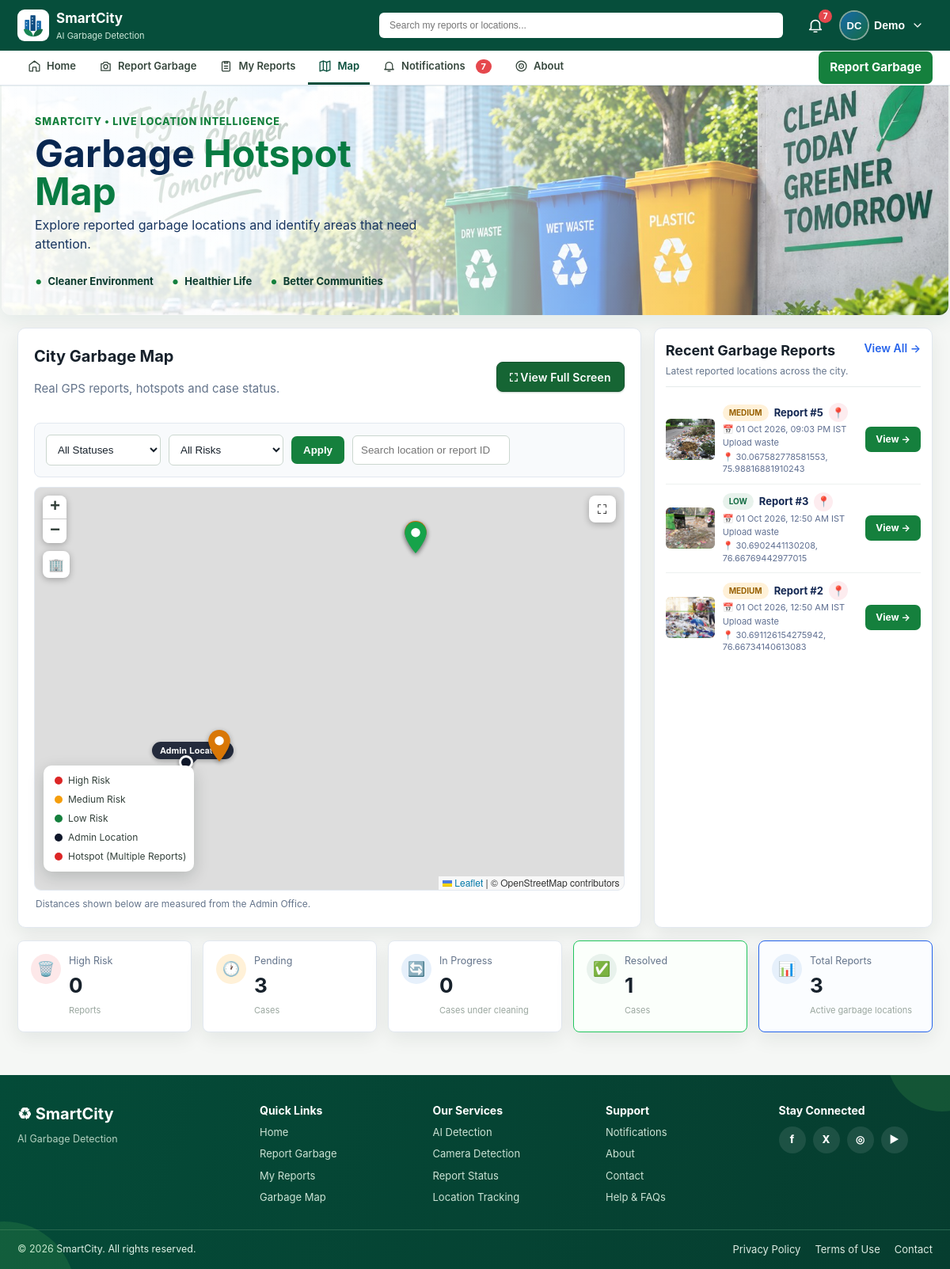
The app's page /map (signed in) with its own data.
### tables this page shows
CREATE TABLE users (
    id INTEGER PRIMARY KEY AUTOINCREMENT,
    username TEXT NOT NULL UNIQUE COLLATE NOCASE,
    email TEXT UNIQUE COLLATE NOCASE,
    full_name TEXT NOT NULL,
    phone TEXT,
    password_hash TEXT NOT NULL,
    role TEXT NOT NULL DEFAULT 'user' CHECK(role IN ('admin', 'user', 'staff')),
    is_active INTEGER NOT NULL DEFAULT 1,
    created_at TEXT NOT NULL DEFAULT CURRENT_TIMESTAMP,
    last_login_at TEXT
);

CREATE TABLE cases (
    id INTEGER PRIMARY KEY AUTOINCREMENT,
    alert_id INTEGER NOT NULL UNIQUE REFERENCES alerts(id),
    detection_id INTEGER NOT NULL UNIQUE REFERENCES detections(id),
    status TEXT NOT NULL DEFAULT 'PENDING' CHECK(status IN ('PENDING', 'ASSIGNED', 'CLEANING', 'COMPLETED')),
    assignee_id INTEGER REFERENCES assignees(id),
    notes TEXT,
    created_at TEXT NOT NULL DEFAULT CURRENT_TIMESTAMP,
    updated_at TEXT NOT NULL DEFAULT CURRENT_TIMESTAMP
, before_image_path TEXT, started_at TEXT, after_image_path TEXT, completed_at TEXT, completion_notes TEXT, resolution_minutes INTEGER);

CREATE TABLE detections (
    id INTEGER PRIMARY KEY AUTOINCREMENT,
    created_at TEXT NOT NULL DEFAULT CURRENT_TIMESTAMP,
    detection_count INTEGER NOT NULL,
    confidence REAL,
    image_path TEXT NOT NULL,
    result_path TEXT NOT NULL,
    latitude REAL,
    longitude REAL,
    address TEXT,
    source TEXT NOT NULL CHECK(source IN ('upload', 'camera'))
, image_hash TEXT, box_area_ratio REAL, is_valid INTEGER NOT NULL DEFAULT 1, validation_reason TEXT, is_duplicate INTEGER NOT NULL DEFAULT 0, duplicate_reason TEXT, risk_level TEXT, risk_score INTEGER, risk_reason TEXT, user_id INTEGER);

### app/main.py (the view)
    @app.get("/map")
    @login_required
    def map_view():
        records = db.map_records(app.config["DATABASE"])
        map_data = serialize_map_records(records)
        hotspots = build_hotspots(records)
        attach_hotspot_membership(map_data, hotspots)
        location = admin_location()
        return render_template(
            "map.html",
            map_data=map_data,
            coordinate_count=len(map_data),
            hotspots=hotspots,
            summary=db.dashboard_data(app.config["DATABASE"])[0],
            admin_latitude=location["lat"],
            admin_longitude=location["lng"],
        )

### app/auth.py (called while the page is built)
def initials(name: str | None) -> str:
    parts = [p for p in (name or "").split() if p]
    if not parts:
        return "?"
    if len(parts) == 1:
        return parts[0][:2].upper()
    return (parts[0][0] + parts[-1][0]).upper()

def login_required(view):
    @wraps(view)
    def wrapped(*args, **kwargs):
        if g.user is None:
            if request.path.startswith("/api/"):
                return {"ok": False, "error": "Please sign in to continue."}, 401
            next_url = request.full_path.rstrip("?") if request.method == "GET" else None
            login_endpoint = LOGIN_ENDPOINTS[area_for_path(request.path)]
            return redirect(url_for(login_endpoint, next=next_url))
        return view(*args, **kwargs)
    return wrapped

### app/database/db.py (called while the page is built, shortened)
@contextmanager
def connect(database_path: str | Path):
    connection = sqlite3.connect(database_path)
    connection.row_factory = sqlite3.Row
    connection.execute("PRAGMA foreign_keys = ON")
    try:
        yield connection
        connection.commit()
    except Exception:
        connection.rollback()
        raise
    finally:
        connection.close()

def _notification_scope(audience, user_id):
    if audience == "user":
        return "n.audience = 'user' AND d.user_id = ?", [user_id]

def unread_notification_count(database_path, audience="admin", user_id=None):
    where, params = _notification_scope(audience, user_id)
    with connect(database_path) as connection:
        return connection.execute(
            f"""SELECT COUNT(*) FROM notifications n
                JOIN cases c ON c.id = n.case_id
                JOIN detections d ON d.id = c.detection_id
                WHERE n.is_read = 0 AND {where}""",
            params,
        ).fetchone()[0]

def get_user(database_path, user_id):
    if user_id is None:
        return None
    with connect(database_path) as connection:
        return connection.execute("SELECT * FROM users WHERE id = ?", (user_id,)).fetchone()

def get_setting(database_path, key, default=None):
    with connect(database_path) as connection:
        row = connection.execute("SELECT value FROM settings WHERE key = ?", (key,)).fetchone()
    return row["value"] if row else default

### app/templates/map.html (shortened to what this page needs)
{% extends layout %}
{% block head %}
<link rel="stylesheet" href="https://unpkg.com/leaflet@1.9.4/dist/leaflet.css">
<link rel="stylesheet" href="{{ url_for('static', filename='css/homepage-final.css') }}">
<link rel="stylesheet" href="{{ url_for('static', filename='css/map-final.css') }}">
<link rel="stylesheet" href="{{ url_for('static', filename='css/gps-map.css') }}">
{% endblock %}
{% block content %}
<section class="map-page-hero"><div><small>SMARTCITY • LIVE LOCATION INTELLIGENCE</small><h1>Garbage <em>Hotspot Map</em></h1><p>Explore reported garbage locations and identify areas that need attention.</p><div class="map-values"><span>Cleaner Environment</span><span>Healthier Life</span><span>Better Communities</span></div></div></section>
<section class="map-workspace"><div class="panel map-main">
    <div class="panel-heading"><div><h2>City Garbage Map</h2><p>Real GPS reports, hotspots and case status.</p></div><a id="mapFullscreenLink" class="map-fullscreen-link" href="{{ url_for('map_view') }}?fullscreen=1">⛶ View Full Screen</a></div>
    <div class="filters map-filters"><select id="mapStatusFilter"><option value="">All Statuses</option></select><select id="mapRiskFilter"><option value="">All Risks</option></select><button id="mapApplyFilters" class="button" type="button">Apply</button><input id="mapSearchFilter" type="search" placeholder="Search location or report ID..." aria-label="Search map locations"></div>
    <div class="map-canvas-wrap">
        <div id="map" class="map map-page"
            data-records='{{ map_data|tojson }}'
            data-hotspots='{{ hotspots|tojson }}'
            data-admin-lat="{{ admin_latitude if admin_latitude is not none else '' }}"
            data-admin-lng="{{ admin_longitude if admin_longitude is not none else '' }}"
        ></div>
        <div class="map-legend map-legend-overlay"><span><i class="risk-dot high"></i>High Risk</span><span><i class="risk-dot medium"></i>Medium Risk</span><span><i class="risk-dot low"></i>Low Risk</span><span><i class="risk-dot admin"></i>Admin Location</span><span><i class="risk-dot cluster"></i>Hotspot (Multiple Reports)</span></div>
    </div>
    <p id="mapLocationStatus" class="map-location-status">Distances shown below are measured from the Admin Office.</p>
</div>
<aside class="panel hotspot-list recent-reports-panel">
    <div class="panel-heading"><h2>Recent Garbage Reports</h2><a href="{{ url_for('history') }}">View All →</a></div>
    <p class="recent-reports-sub">Latest reported locations across the city.</p>
    {% for item in map_data[:5] %}
    <div class="hotspot-row" data-goto-lat="{{ item.lat }}" data-goto-lng="{{ item.lng }}" data-goto-id="{{ item.detection_id }}" role="button" tabindex="0">
        <img src="{{ url_for('static', filename=item.result_path) }}" alt="Annotated report {{ item.detection_id }}">
        <div>
            <div class="hotspot-row-head"><span class="badge {{ (item.risk_level or 'low')|lower }}">{{ item.risk_level or item.case_status or 'Saved' }}</span><b>Report #{{ item.detection_id }}</b><a class="hotspot-view-map" href="#" data-goto-lat="{{ item.lat }}" data-goto-lng="{{ item.lng }}" data-goto-id="{{ item.detection_id }}" title="View on map" aria-label="View report #{{ item.detection_id }} on the map">📍</a></div>
            <small>📅 {{ item.created_at|india_datetime }}</small>
            <small>{{ item.source|capitalize if item.source else 'Upload' }} waste</small>
            <small>📍 {{ item.address or (item.lat ~ ', ' ~ item.lng) }}</small>
        </div>
        <a class="hotspot-view-btn" href="{{ item.case_url or item.report_url }}">View →</a>
    </div>
    {% else %}
    <div class="empty compact">No active garbage reports.</div>
    {% endfor %}
</aside>
</section>
<section class="stat-grid city-stats map-stats icon-stats">
    <article class="stat-risk"><i class="stat-icon high">🗑️</i><span>High Risk</span><strong>{{ map_data|selectattr('risk_level', 'equalto', 'HIGH')|list|length }}</strong><small>Reports</small></article>
    <article class="stat-pending"><i class="stat-icon pending">🕐</i><span>Pending</span><strong>{{ map_data|selectattr('case_status', 'equalto', 'PENDING')|list|length }}</strong><small>Cases</small></article>
    <article class="stat-progress"><i class="stat-icon progress">🔄</i><span>In Progress</span><strong>{{ map_data|selectattr('case_status', 'in', ['ASSIGNED', 'CLEANING'])|list|length }}</strong><small>Cases under cleaning</small></article>
    <article class="stat-completed"><i class="stat-icon resolved">✅</i><span>Resolved</span><strong>{{ summary['completed_cases'] }}</strong><small>Cases</small></article>
    <article class="stat-total"><i class="stat-icon total">📊</i><span>Total Reports</span><strong>{{ coordinate_count }}</strong><small>Active garbage locations</small></article>
</section>
{% endblock %}

### app/templates/_profile_menu.html (shortened to what this page needs)
{% from '_icons.html' import icon %}
{% if current_user %}
<div class="profile-menu" data-dropdown>
  <button class="profile-trigger" type="button" data-dropdown-toggle aria-haspopup="menu" aria-expanded="false" aria-label="Account menu">
    <span class="avatar">{{ user_initials }}</span>
    <span class="profile-name">{{ current_user['full_name'].split()[0] }}</span>
    {{ icon('chevron', 16) }}
  </button>
</div>
{% else %}
<div class="auth-links"><a class="button secondary" href="{{ url_for('login') }}">Login</a><a class="button" href="{{ url_for('register') }}">Register</a></div>
{% endif %}

### app/static/css/mobile-app.css (style rules this page uses)
html { -webkit-text-size-adjust:100%;text-size-adjust:100%;-webkit-tap-highlight-color:transparent }
body { padding-left:env(safe-area-inset-left);padding-right:env(safe-area-inset-right);overflow-x:hidden }
img,video,canvas,svg { max-width:100% }
.panel,.table-wrap,.table-scroll { overflow-x:auto }

### app/static/css/app.css (style rules this page uses)
:root { --green:#146c43;--green2:#198754;--blue:#1769aa;--amber:#c97805;--red:#bd3039;--ink:#25332d;--muted:#69766f;--bg:#f5f7f5;--card:#fff;--line:#dfe6e1;--shadow:0 3px 12px #1a30200d }
* { box-sizing:border-box }
body { margin:0;background:var(--bg);color:var(--ink);font:15px/1.5 Arial,Segoe UI,sans-serif }
.button,.danger { display:inline-flex;justify-content:center;align-items:center;gap:7px;border:0;border-radius:6px;background:var(--green2);color:#fff;padding:10px 15px;font-weight:700;text-decoration:none;cursor:pointer }
.panel,.stat-grid article { background:var(--card);border:1px solid var(--line);border-radius:8px;box-shadow:var(--shadow) }
.panel { padding:22px;margin-bottom:20px }
.panel-heading { display:flex;justify-content:space-between;gap:16px;margin-bottom:16px }
.panel h2 { margin:0;font-size:20px }
.panel-heading p,small { color:var(--muted) }
.badge { display:inline-block;border-radius:99px;padding:3px 8px;font-size:11px;font-weight:700;background:#e8f2ec;color:var(--green) }
.stat-grid { display:grid;grid-template-columns:repeat(4,1fr);gap:14px }
.stat-grid article { padding:16px }
.stat-grid strong { font-size:28px;display:block }
.stat-grid span { color:var(--muted);font-size:13px }
input,select { max-width:100%;border:1px solid #cbd7cf;border-radius:6px;padding:10px;background:#fff;color:var(--ink) }
.camera-controls,.camera-actions,.filters,.actions { display:flex;flex-wrap:wrap;gap:9px }
.filters { padding:15px 0;border-top:1px solid var(--line) }
.map { height:540px;border-radius:8px;background:#edf2ef }

### app/static/css/final-ui.css (style rules this page uses)
:root { --green:#064e3b;--green2:#15803d;--blue:#2563eb;--amber:#f59e0b;--red:#dc2626;--ink:#17212b;--muted:#64748b;--bg:#f5f7f6;--line:#e2e8f0;--shadow:0 8px 24px rgba(15,42,30,.08) }
body { font-family:Inter,ui-sans-serif,system-ui,-apple-system,"Segoe UI",sans-serif;color:var(--ink);background:var(--bg) }
.button { border-radius:7px;padding:9px 14px;background:#15803d;box-shadow:none }
.panel { border-radius:10px;padding:20px;box-shadow:var(--shadow) }
.map { height:570px;border:1px solid var(--line);overflow:hidden }
.map-legend { display:flex;gap:16px;margin:12px 0;color:var(--muted);font-size:13px }
.risk-dot { display:inline-block;width:9px;height:9px;border-radius:50%;background:#15803d }
.risk-dot.high { background:#dc2626 }
.risk-dot.medium { background:#f59e0b }
.filters { gap:10px;background:#f8fafc;padding:14px;border-radius:8px;border:1px solid var(--line) }

### app/static/css/final-polish.css (style rules this page uses)
body { background:linear-gradient(145deg,#f7fbf8 0%,#f3f9ff 54%,#f8fcf7 100%) }

### app/static/css/backgrounds.css (style rules this page uses)
body[data-page="/map"] { background: linear-gradient(180deg, #f2f7f4 0%, #f5f7f5 260px, #f5f7f5 100%), repeating-linear-gradient(120deg, #d9e6de1a 0 2px, transparent 2px 46px), repeating-linear-gradient(60deg, #d9e6de1a 0 2px, transparent 2px 46px); background-attachment: fixed; }

### app/static/css/portal.css (style rules this page uses)
:root { --navy:#0d2148;--navy2:#132b5c;--sky:#e6f0fb }
.avatar { display:inline-grid;place-items:center;width:34px;height:34px;border-radius:50%;background:linear-gradient(135deg,#1769aa,#146c43);color:#fff;font-weight:700;font-size:13px;letter-spacing:.02em;flex:0 0 auto }
.profile-menu { position:relative }
.profile-trigger { display:flex;align-items:center;gap:8px;background:none;border:1px solid transparent;border-radius:99px;padding:4px 10px 4px 4px;cursor:pointer;color:var(--ink);font:600 14px/1 Arial,sans-serif }
.site-header .bell-link,.site-header .profile-trigger { color:#fff }
.site-header .avatar { box-shadow:0 0 0 2px #ffffff80 }
.panel-heading > a { font-weight:600;font-size:14px;white-space:nowrap;color:var(--blue);text-decoration:none }
.filters .button,.filters select,.filters input { align-self:center;height:auto }
.filters .button { padding:10px 15px }

### records on screen
users: full_name "Demo"
cases: result_path (picture), risk_level "MEDIUM", detection_id "5", created_at|india_datetime "01 Oct 2026, 09:03 PM IST", source "Upload", longitude "30.067582778581553, 75.98816881910243"
cases: result_path (picture), risk_level "LOW", detection_id "3", created_at|india_datetime "01 Oct 2026, 12:50 AM IST", source "Upload", longitude "30.6902441130208, 76.66769442977015"
cases: result_path (picture), risk_level "MEDIUM", detection_id "2", created_at|india_datetime "01 Oct 2026, 12:50 AM IST", source "Upload", longitude "30.691126154275942, 76.66734140613083"

### other values on screen
{{ unread_notifications }} "7"
{{ user_initials }} "DC"
{{ map_data|selectattr('risk_level', 'equalto', 'HIGH')|list|length }} "0"
{{ map_data|selectattr('case_status', 'equalto', 'PENDING')|list|length }} "3"
{{ summary['completed_cases'] }} "1"
{{ coordinate_count }} "3"
